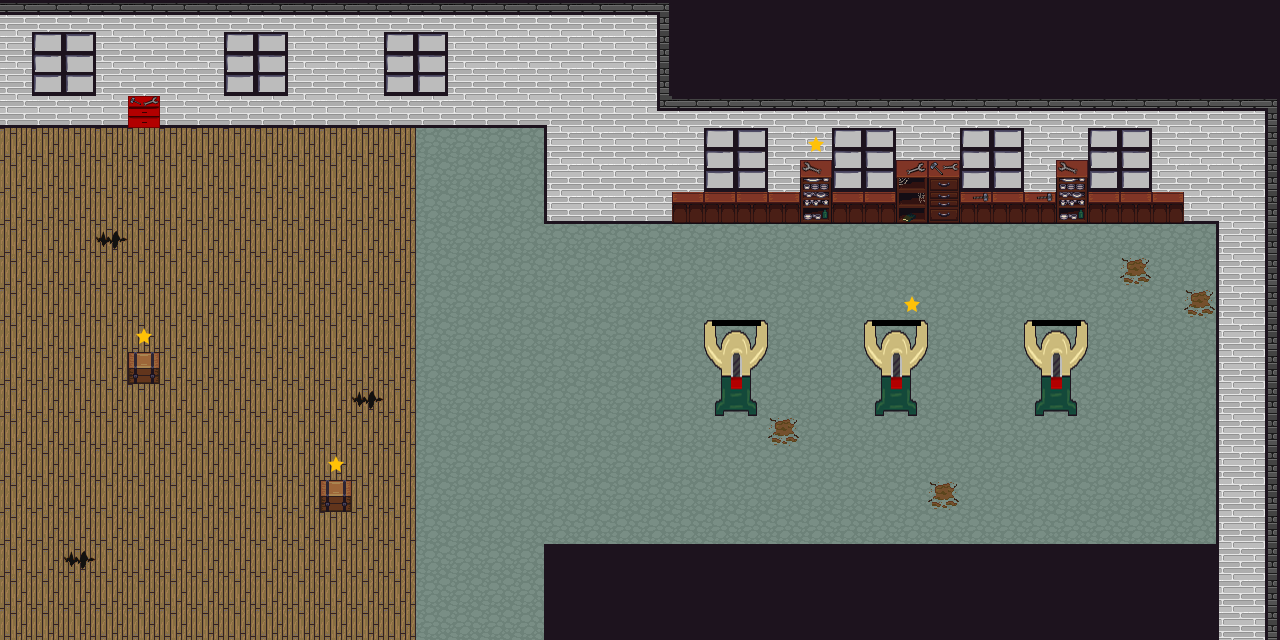

Rendered tile map (Tiled .tmx) drawn with the repository's tilesets; below, a short description and the map source with its tile grids summarised:
An orthogonal 40x20 tile map with 32x32 px tiles, 2 tile layers (maze, grain), 2 tilesets.

<map version="1.5" tiledversion="1.7.2" orientation="orthogonal" renderorder="right-down" width="40" height="20" tilewidth="32" tileheight="32" infinite="0" nextlayerid="5" nextobjectid="1">
 <tileset firstgid="1" name="museum_tiles" tilewidth="32" tileheight="32" tilecount="100" columns="10">
  <image source="museum_tiles.png" width="320" height="320" />
 </tileset>
 <tileset firstgid="101" name="grain" tilewidth="32" tileheight="32" tilecount="9" columns="3">
  <image source="grain.png" width="96" height="96" />
 </tileset>
 <layer id="1" name="maze" width="40" height="20">
  <data>[800 cells, 800 non-empty, 27 distinct tile ids]</data>
 </layer>
 <layer id="4" name="grain" width="40" height="20">
  <data>[800 cells, 24 non-empty, 8 distinct tile ids]</data>
 </layer>
</map>